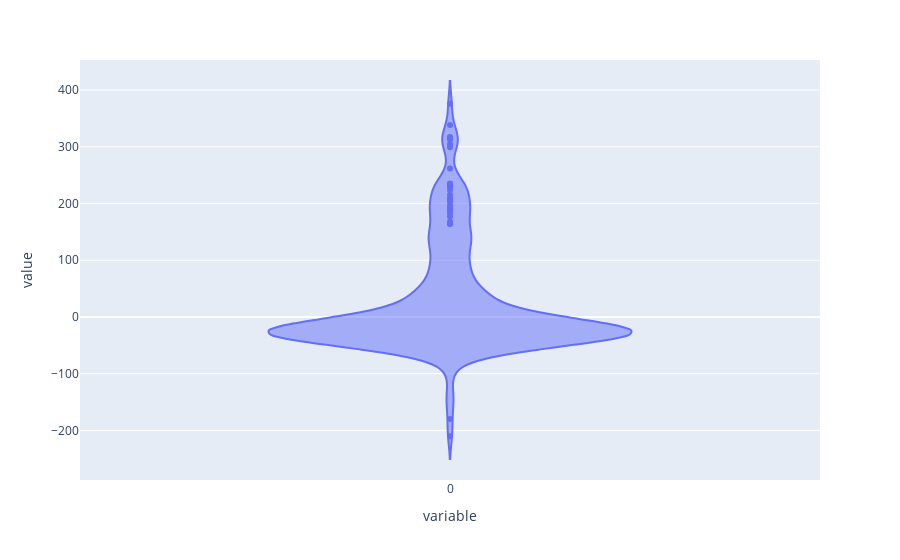

Notebook source saved alongside this figure:
### Code cell
px.violin(pl_groupby_day)

### Figure 1 — Plotly figure (JSON) as saved in the notebook; plotly's stock layout.template omitted (floating-point values rounded to 4 significant figures; data arrays with more than 128 entries replaced by an {"elided": "..."} marker saying what was removed)
{"data": [{"alignmentgroup": "True", "box": {"visible": false}, "hovertemplate": "variable=%{x}<br>value=%{y}<extra></extra>", "legendgroup": "", "marker": {"color": "#636efa"}, "name": "", "offsetgroup": "", "orientation": "v", "scalegroup": "True", "showlegend": false, "type": "violin", "x": {"elided": "240 str values"}, "x0": " ", "xaxis": "x", "y": {"elided": "240 float values"}, "y0": " ", "yaxis": "y"}], "layout": {"legend": {"tracegroupgap": 0}, "margin": {"t": 60}, "violinmode": "group", "xaxis": {"anchor": "y", "domain": [0, 1], "title": {"text": "variable"}}, "yaxis": {"anchor": "x", "domain": [0, 1], "title": {"text": "value"}}}}
